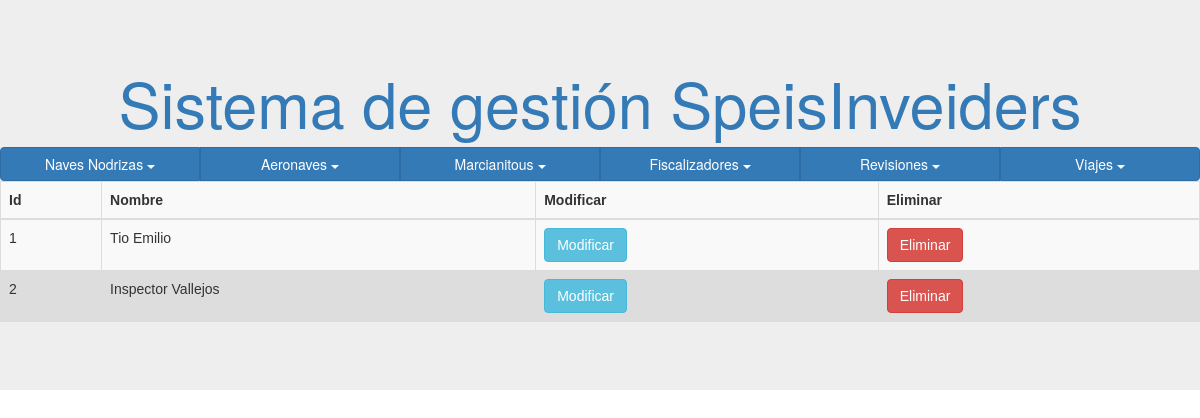
Screenshot of /lfis.php with the database file from the repository.
### tables this page shows
CREATE TABLE `fiscalizador` (
  `id` int(11) NOT NULL,
  `nombre` text NOT NULL
);

### lfis.php (the view, shortened to what this page needs)
<!DOCTYPE html>
<?php
  include('conexion.php');
?>
<body>
<table class="table table-striped">
  <tr>
      <th>Id</th>
      <th>Nombre</th>
      <th>Modificar</th>
      <th>Eliminar</th>
  </tr>
        <tbody>
        	<?php
            $results = "SELECT * FROM fiscalizador";
            $result = $link->query($results);
            while($row = $result->fetch_assoc()) {
            ?>
            <tr>
                <td><?php echo $row['id']?></td>
                <td><?php echo $row['nombre']?></td>
                <td>
					<form method="POST" action="proc_mfis.php">
    					<input class="btn btn-info" type="submit" value="Modificar">
    				</form>
                </td>
                <td>
                	<form method="POST" action="proc_efis.php">
    					<input class="btn btn-danger" type="submit" value="Eliminar">
    				</form>
                </td>
            </tr>
            <?php
            }
            ?>
        </tbody>
    </table>
</body>
</html>

### lfis.php (style rules this page uses)
table { font-family: arial, sans-serif; border-collapse: collapse; width: 100%; }
td, th { border: 1px solid #dddddd; text-align: left; padding: 8px; }
tr:nth-child(even) { background-color: #dddddd; }

### rows the page displays
fiscalizador: id "1", nombre "Tio Emilio"
fiscalizador: id "2", nombre "Inspector Vallejos"
